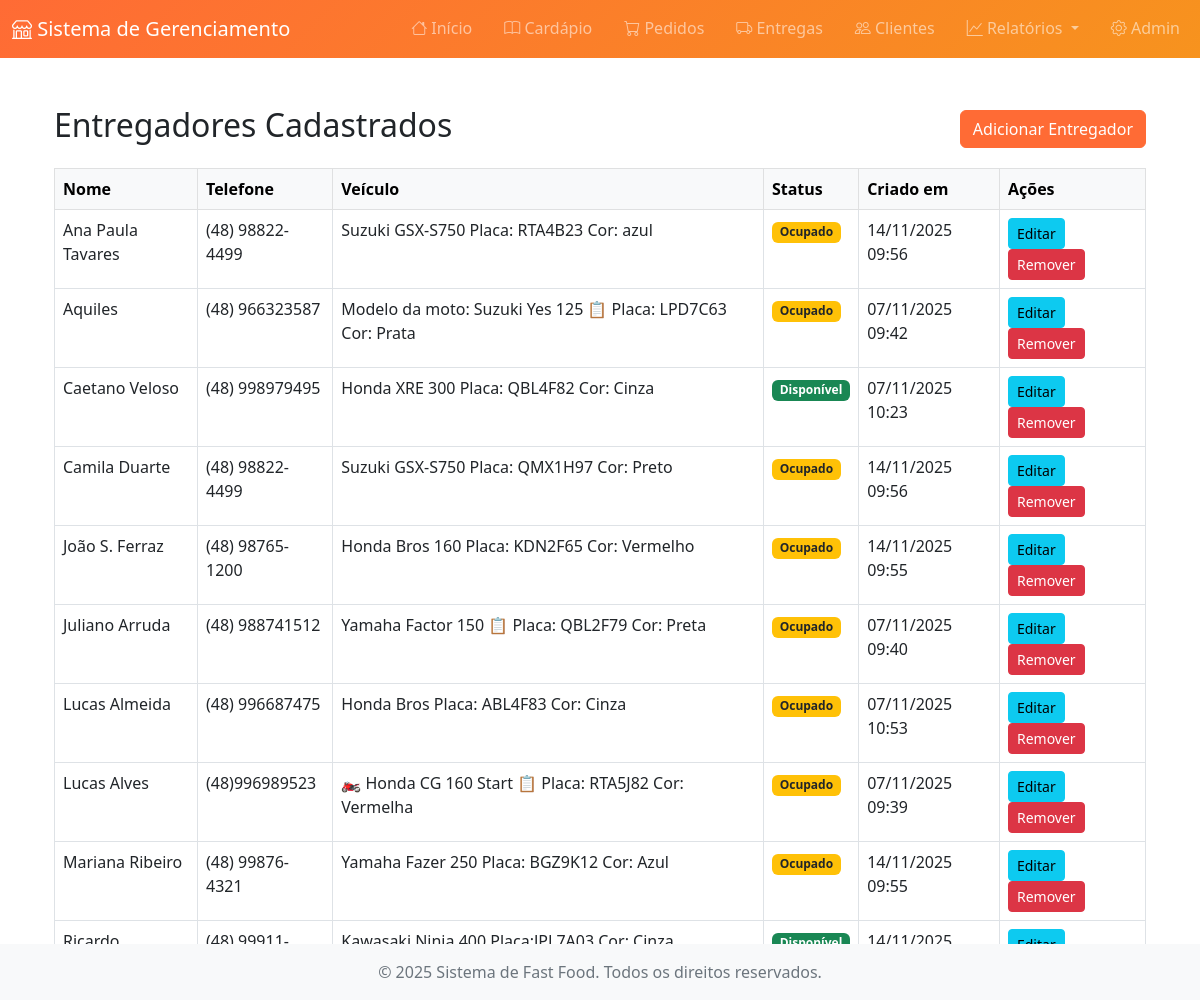
/entregas/entregadores/, run on the app's committed database.
### delivery/models.py (models this page shows, shortened)
class DeliveryPerson(models.Model):
    STATUS_CHOICES = [
        ('AVAILABLE', 'Disponível'),
        ('BUSY', 'Ocupado'),
        ('OFFLINE', 'Offline'),
    ]
    name = models.CharField('Nome', max_length=200)
    phone = models.CharField('Telefone', max_length=20)
    vehicle = models.CharField('Veículo', max_length=100)
    status = models.CharField('Status', max_length=20, choices=STATUS_CHOICES, default='AVAILABLE')
    created_at = models.DateTimeField('Criado em', auto_now_add=True)
    class Meta:
        verbose_name = 'Entregador'
        verbose_name_plural = 'Entregadores'
        ordering = ['name']

### delivery/views.py (the view)
# urls.py: path('entregadores/', views.delivery_person_list, name='person_list'),
def delivery_person_list(request):
    persons = DeliveryPerson.objects.all()
    context = {'persons': persons}
    return render(request, 'delivery/delivery_person_list.html', context)

### templates/delivery/delivery_person_list.html
{% extends 'base.html' %}
{% block content %}
<div class="container mt-5">
    <div class="d-flex justify-content-between align-items-center mb-3">
        <h2>Entregadores Cadastrados</h2>
        <a href="{% url 'delivery:person_create' %}" class="btn btn-primary">Adicionar Entregador</a>
    </div>
    <table class="table table-hover table-bordered">
        <thead class="table-light">
            <tr>
                <th>Nome</th>
                <th>Telefone</th>
                <th>Veículo</th>
                <th>Status</th>
                <th>Criado em</th>
                <th>Ações</th>
            </tr>
        </thead>
        <tbody>
            {% for person in persons %}
            <tr>
                <td>{{ person.name }}</td>
                <td>{{ person.phone }}</td>
                <td>{{ person.vehicle }}</td>
                <td>
                    {% if person.status == 'AVAILABLE' %}
                        <span class="badge bg-success">Disponível</span>
                    {% elif person.status == 'BUSY' %}
                        <span class="badge bg-warning text-dark">Ocupado</span>
                    {% else %}
                        <span class="badge bg-secondary">Offline</span>
                    {% endif %}
                </td>
                <td>{{ person.created_at|date:"d/m/Y H:i" }}</td>
                <td>
                    <a href="{% url 'delivery:person_edit' person.id %}" class="btn btn-sm btn-info">Editar</a>
                    <a href="{% url 'delivery:person_delete' person.id %}" class="btn btn-sm btn-danger">Remover</a>
                </td>
            </tr>
            {% empty %}
            <tr>
                <td colspan="6" class="text-center">Nenhum entregador cadastrado.</td>
            </tr>
            {% endfor %}
        </tbody>
    </table>
</div>
{% endblock %}

### templates/base.html (style rules this page uses)
:root { --primary-color: #ff6b35; --secondary-color: #f7931e; --dark-color: #2c3e50; }
.btn-primary { background-color: var(--primary-color); border-color: var(--primary-color); }

### data on the page
DeliveryPerson: name "Ana Paula Tavares", phone "(48) 98822-4499", vehicle "Suzuki GSX-S750 Placa: RTA4B23 Cor: azul", status "Ocupado", created_at "14/11/2025 09:56"
DeliveryPerson: name "Aquiles", phone "(48) 966323587", vehicle "Modelo da moto: Suzuki Yes 125 📋 Placa: LPD7C63 Cor: Prata", status "Ocupado", created_at "07/11/2025 09:42"
DeliveryPerson: name "Caetano Veloso", phone "(48) 998979495", vehicle "Honda XRE 300 Placa: QBL4F82 Cor: Cinza", status "Disponível", created_at "07/11/2025 10:23"
DeliveryPerson: name "Camila Duarte", phone "(48) 98822-4499", vehicle "Suzuki GSX-S750 Placa: QMX1H97 Cor: Preto", status "Ocupado", created_at "14/11/2025 09:56"
DeliveryPerson: name "João S. Ferraz", phone "(48) 98765-1200", vehicle "Honda Bros 160 Placa: KDN2F65 Cor: Vermelho", status "Ocupado", created_at "14/11/2025 09:55"
DeliveryPerson: name "Juliano Arruda", phone "(48) 988741512", vehicle "Yamaha Factor 150 📋 Placa: QBL2F79 Cor: Preta", status "Ocupado", created_at "07/11/2025 09:40"
DeliveryPerson: name "Lucas Almeida", phone "(48) 996687475", vehicle "Honda Bros Placa: ABL4F83 Cor: Cinza", status "Ocupado", created_at "07/11/2025 10:53"
DeliveryPerson: name "Lucas Alves", phone "(48)996989523", vehicle "🏍️ Honda CG 160 Start 📋 Placa: RTA5J82 Cor: Vermelha", status "Ocupado", created_at "07/11/2025 09:39"
DeliveryPerson: name "Mariana Ribeiro", phone "(48) 99876-4321", vehicle "Yamaha Fazer 250 Placa: BGZ9K12 Cor: Azul", status "Ocupado", created_at "14/11/2025 09:55"
DeliveryPerson: name "Ricardo…", phone "(48)…", vehicle "Kawasaki Ninja 400 Placa:JPL7A03 Cor: Cinza", status "Disponível", created_at "14/11/2025…"
